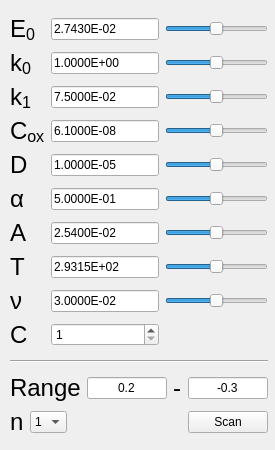
<?xml version="1.0" encoding="UTF-8"?>
<ui version="4.0">
 <class>cv_siumlator</class>
 <widget class="QWidget" name="cv_siumlator">
  <property name="geometry">
   <rect>
    <x>0</x>
    <y>0</y>
    <width>275</width>
    <height>450</height>
   </rect>
  </property>
  <property name="windowTitle">
   <string>cv simulator</string>
  </property>
  <widget class="QWidget" name="">
   <property name="geometry">
    <rect>
     <x>10</x>
     <y>10</y>
     <width>258</width>
     <height>434</height>
    </rect>
   </property>
   <layout class="QVBoxLayout" name="verticalLayout">
    <item>
     <layout class="QGridLayout" name="gridLayout">
      <item row="2" column="0">
       <widget class="QLabel" name="label_8">
        <property name="text">
         <string>&lt;html&gt;&lt;head/&gt;&lt;body&gt;&lt;p&gt;&lt;span style=&quot; font-size:18pt;&quot;&gt;k&lt;/span&gt;&lt;span style=&quot; font-size:18pt; vertical-align:sub;&quot;&gt;1&lt;/span&gt;&lt;/p&gt;&lt;/body&gt;&lt;/html&gt;</string>
        </property>
       </widget>
      </item>
      <item row="9" column="0">
       <widget class="QLabel" name="label_18">
        <property name="text">
         <string>&lt;html&gt;&lt;head/&gt;&lt;body&gt;&lt;p&gt;&lt;span style=&quot; font-size:18pt;&quot;&gt;C&lt;/span&gt;&lt;/p&gt;&lt;/body&gt;&lt;/html&gt;</string>
        </property>
       </widget>
      </item>
      <item row="5" column="3">
       <widget class="QSlider" name="horizontalSlider_8">
        <property name="sliderPosition">
         <number>50</number>
        </property>
        <property name="orientation">
         <enum>Qt::Horizontal</enum>
        </property>
       </widget>
      </item>
      <item row="8" column="3">
       <widget class="QSlider" name="horizontalSlider_9">
        <property name="sliderPosition">
         <number>50</number>
        </property>
        <property name="orientation">
         <enum>Qt::Horizontal</enum>
        </property>
       </widget>
      </item>
      <item row="5" column="2">
       <widget class="QLineEdit" name="lineEdit_alpha">
        <property name="text">
         <string>5.0000E-01</string>
        </property>
       </widget>
      </item>
      <item row="5" column="0">
       <widget class="QLabel" name="label_11">
        <property name="text">
         <string>&lt;html&gt;&lt;head/&gt;&lt;body&gt;&lt;p&gt;&lt;span style=&quot; font-size:18pt;&quot;&gt;α&lt;/span&gt;&lt;/p&gt;&lt;/body&gt;&lt;/html&gt;</string>
        </property>
       </widget>
      </item>
      <item row="7" column="3">
       <widget class="QSlider" name="horizontalSlider_6">
        <property name="sliderPosition">
         <number>50</number>
        </property>
        <property name="orientation">
         <enum>Qt::Horizontal</enum>
        </property>
       </widget>
      </item>
      <item row="3" column="2">
       <widget class="QLineEdit" name="lineEdit_cox">
        <property name="text">
         <string>6.1000E-08</string>
        </property>
       </widget>
      </item>
      <item row="2" column="2">
       <widget class="QLineEdit" name="lineEdit_k1">
        <property name="text">
         <string>7.5000E-02</string>
        </property>
       </widget>
      </item>
      <item row="7" column="0">
       <widget class="QLabel" name="label_13">
        <property name="text">
         <string>&lt;html&gt;&lt;head/&gt;&lt;body&gt;&lt;p&gt;&lt;span style=&quot; font-size:18pt;&quot;&gt;T&lt;/span&gt;&lt;/p&gt;&lt;/body&gt;&lt;/html&gt;</string>
        </property>
       </widget>
      </item>
      <item row="4" column="2">
       <widget class="QLineEdit" name="lineEdit_d">
        <property name="text">
         <string>1.0000E-05</string>
        </property>
       </widget>
      </item>
      <item row="1" column="2">
       <widget class="QLineEdit" name="lineEdit_k0">
        <property name="text">
         <string>1.0000E+00</string>
        </property>
       </widget>
      </item>
      <item row="6" column="3">
       <widget class="QSlider" name="horizontalSlider_7">
        <property name="sliderPosition">
         <number>50</number>
        </property>
        <property name="orientation">
         <enum>Qt::Horizontal</enum>
        </property>
       </widget>
      </item>
      <item row="0" column="2">
       <widget class="QLineEdit" name="lineEdit_e0">
        <property name="text">
         <string>2.7430E-02</string>
        </property>
       </widget>
      </item>
      <item row="4" column="0">
       <widget class="QLabel" name="label_10">
        <property name="text">
         <string>&lt;html&gt;&lt;head/&gt;&lt;body&gt;&lt;p&gt;&lt;span style=&quot; font-size:18pt;&quot;&gt;D&lt;/span&gt;&lt;/p&gt;&lt;/body&gt;&lt;/html&gt;</string>
        </property>
       </widget>
      </item>
      <item row="4" column="3">
       <widget class="QSlider" name="horizontalSlider_3">
        <property name="sliderPosition">
         <number>50</number>
        </property>
        <property name="orientation">
         <enum>Qt::Horizontal</enum>
        </property>
       </widget>
      </item>
      <item row="0" column="3">
       <widget class="QSlider" name="horizontalSlider_4">
        <property name="sliderPosition">
         <number>50</number>
        </property>
        <property name="orientation">
         <enum>Qt::Horizontal</enum>
        </property>
       </widget>
      </item>
      <item row="2" column="3">
       <widget class="QSlider" name="horizontalSlider_2">
        <property name="sliderPosition">
         <number>50</number>
        </property>
        <property name="orientation">
         <enum>Qt::Horizontal</enum>
        </property>
       </widget>
      </item>
      <item row="3" column="3">
       <widget class="QSlider" name="horizontalSlider">
        <property name="sliderPosition">
         <number>50</number>
        </property>
        <property name="orientation">
         <enum>Qt::Horizontal</enum>
        </property>
       </widget>
      </item>
      <item row="1" column="0">
       <widget class="QLabel" name="label_6">
        <property name="text">
         <string>&lt;html&gt;&lt;head/&gt;&lt;body&gt;&lt;p&gt;&lt;span style=&quot; font-size:18pt;&quot;&gt;k&lt;/span&gt;&lt;span style=&quot; font-size:18pt; vertical-align:sub;&quot;&gt;0&lt;/span&gt;&lt;/p&gt;&lt;/body&gt;&lt;/html&gt;</string>
        </property>
       </widget>
      </item>
      <item row="6" column="0">
       <widget class="QLabel" name="label_12">
        <property name="text">
         <string>&lt;html&gt;&lt;head/&gt;&lt;body&gt;&lt;p&gt;&lt;span style=&quot; font-size:18pt;&quot;&gt;A&lt;/span&gt;&lt;/p&gt;&lt;/body&gt;&lt;/html&gt;</string>
        </property>
       </widget>
      </item>
      <item row="8" column="0">
       <widget class="QLabel" name="label_17">
        <property name="text">
         <string>&lt;html&gt;&lt;head/&gt;&lt;body&gt;&lt;p&gt;&lt;span style=&quot; font-size:18pt;&quot;&gt;ν&lt;/span&gt;&lt;/p&gt;&lt;/body&gt;&lt;/html&gt;</string>
        </property>
       </widget>
      </item>
      <item row="0" column="0">
       <widget class="QLabel" name="label_7">
        <property name="text">
         <string>&lt;html&gt;&lt;head/&gt;&lt;body&gt;&lt;p&gt;&lt;span style=&quot; font-size:18pt;&quot;&gt;E&lt;/span&gt;&lt;span style=&quot; font-size:18pt; vertical-align:sub;&quot;&gt;0&lt;/span&gt;&lt;/p&gt;&lt;/body&gt;&lt;/html&gt;</string>
        </property>
       </widget>
      </item>
      <item row="6" column="2">
       <widget class="QLineEdit" name="lineEdit_area">
        <property name="text">
         <string>2.5400E-02</string>
        </property>
       </widget>
      </item>
      <item row="3" column="0" colspan="2">
       <widget class="QLabel" name="label_9">
        <property name="text">
         <string>&lt;html&gt;&lt;head/&gt;&lt;body&gt;&lt;p&gt;&lt;span style=&quot; font-size:18pt;&quot;&gt;C&lt;/span&gt;&lt;span style=&quot; font-size:18pt; vertical-align:sub;&quot;&gt;ox&lt;/span&gt;&lt;/p&gt;&lt;/body&gt;&lt;/html&gt;</string>
        </property>
       </widget>
      </item>
      <item row="7" column="2">
       <widget class="QLineEdit" name="lineEdit_temperature">
        <property name="text">
         <string>2.9315E+02</string>
        </property>
       </widget>
      </item>
      <item row="1" column="3">
       <widget class="QSlider" name="horizontalSlider_5">
        <property name="sliderPosition">
         <number>50</number>
        </property>
        <property name="orientation">
         <enum>Qt::Horizontal</enum>
        </property>
       </widget>
      </item>
      <item row="9" column="2">
       <widget class="QSpinBox" name="spinBox">
        <property name="minimum">
         <number>1</number>
        </property>
        <property name="value">
         <number>1</number>
        </property>
       </widget>
      </item>
      <item row="8" column="2">
       <widget class="QLineEdit" name="lineEdit_velocity">
        <property name="text">
         <string>3.0000E-02</string>
        </property>
       </widget>
      </item>
     </layout>
    </item>
    <item>
     <widget class="Line" name="line">
      <property name="orientation">
       <enum>Qt::Horizontal</enum>
      </property>
     </widget>
    </item>
    <item>
     <layout class="QGridLayout" name="gridLayout_2">
      <item row="1" column="0">
       <layout class="QHBoxLayout" name="horizontalLayout_9">
        <item>
         <widget class="QLabel" name="label_14">
          <property name="text">
           <string>&lt;html&gt;&lt;head/&gt;&lt;body&gt;&lt;p&gt;&lt;span style=&quot; font-size:18pt;&quot;&gt;n&lt;/span&gt;&lt;/p&gt;&lt;/body&gt;&lt;/html&gt;</string>
          </property>
         </widget>
        </item>
        <item>
         <widget class="QComboBox" name="comboBox">
          <item>
           <property name="text">
            <string>1</string>
           </property>
          </item>
          <item>
           <property name="text">
            <string>2</string>
           </property>
          </item>
         </widget>
        </item>
        <item>
         <spacer name="horizontalSpacer">
          <property name="orientation">
           <enum>Qt::Horizontal</enum>
          </property>
          <property name="sizeHint" stdset="0">
           <size>
            <width>40</width>
            <height>20</height>
           </size>
          </property>
         </spacer>
        </item>
       </layout>
      </item>
      <item row="1" column="1">
       <widget class="QPushButton" name="pushButton">
        <property name="text">
         <string>Scan</string>
        </property>
       </widget>
      </item>
      <item row="0" column="0" colspan="2">
       <layout class="QHBoxLayout" name="horizontalLayout_10">
        <item>
         <widget class="QLabel" name="label_15">
          <property name="text">
           <string>&lt;html&gt;&lt;head/&gt;&lt;body&gt;&lt;p&gt;&lt;span style=&quot; font-size:18pt;&quot;&gt;Range&lt;/span&gt;&lt;/p&gt;&lt;/body&gt;&lt;/html&gt;</string>
          </property>
         </widget>
        </item>
        <item>
         <widget class="QLineEdit" name="lineEdit_2">
          <property name="maximumSize">
           <size>
            <width>80</width>
            <height>16777215</height>
           </size>
          </property>
          <property name="text">
           <string>0.2</string>
          </property>
          <property name="alignment">
           <set>Qt::AlignCenter</set>
          </property>
         </widget>
        </item>
        <item>
         <widget class="QLabel" name="label_16">
          <property name="text">
           <string>&lt;html&gt;&lt;head/&gt;&lt;body&gt;&lt;p&gt;&lt;span style=&quot; font-size:18pt;&quot;&gt;-&lt;/span&gt;&lt;/p&gt;&lt;/body&gt;&lt;/html&gt;</string>
          </property>
         </widget>
        </item>
        <item>
         <widget class="QLineEdit" name="lineEdit_3">
          <property name="sizePolicy">
           <sizepolicy hsizetype="Expanding" vsizetype="Fixed">
            <horstretch>0</horstretch>
            <verstretch>0</verstretch>
           </sizepolicy>
          </property>
          <property name="maximumSize">
           <size>
            <width>80</width>
            <height>16777215</height>
           </size>
          </property>
          <property name="text">
           <string>-0.3</string>
          </property>
          <property name="alignment">
           <set>Qt::AlignCenter</set>
          </property>
         </widget>
        </item>
       </layout>
      </item>
     </layout>
    </item>
   </layout>
  </widget>
 </widget>
 <resources/>
 <connections/>
</ui>
